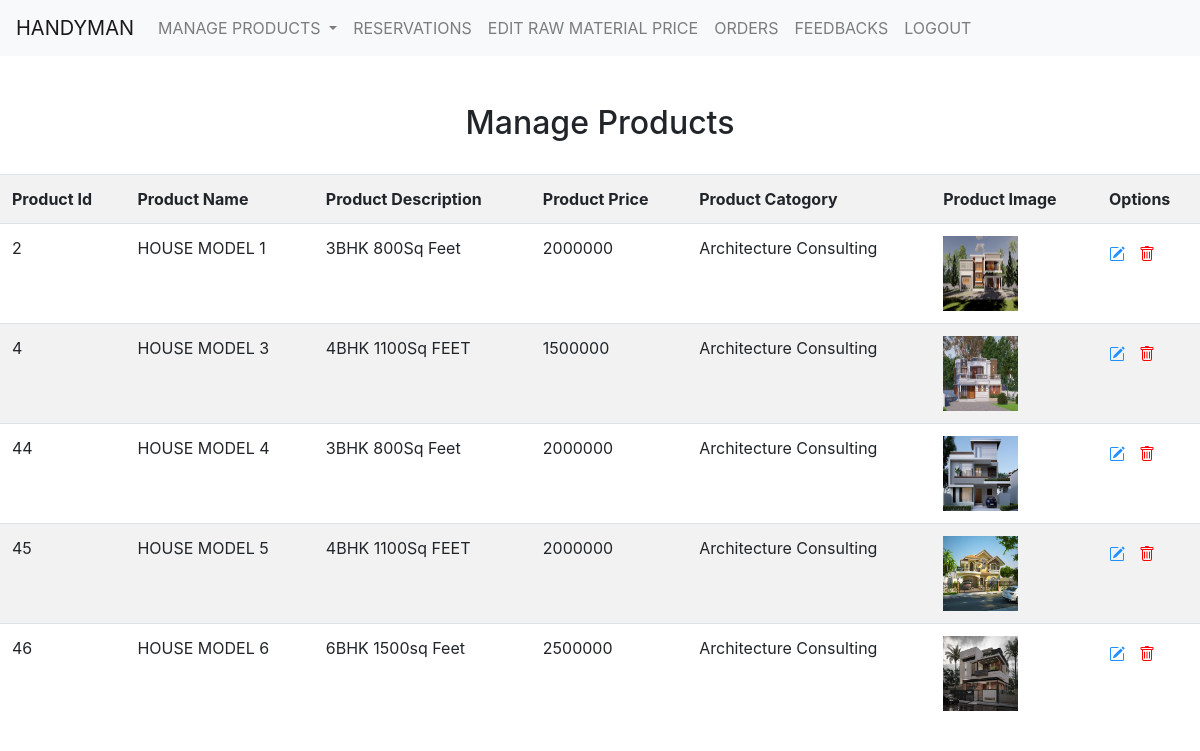
The app's page /mod_prod.php with its own data.
### tables this page shows
CREATE TABLE `product` (
  `Pro_id` int(11) NOT NULL,
  `Pro_Name` varchar(255) NOT NULL,
  `Pro_desc` varchar(255) DEFAULT NULL,
  `Pro_price` int(11) DEFAULT NULL,
  `Pro_img` varchar(255) DEFAULT NULL,
  `category` varchar(1101) NOT NULL
);

### mod_prod.php (the view, shortened to what this page needs)
<!DOCTYPE html>
<html lang="en">
<head>
    <link rel="stylesheet" href="https://cdn.jsdelivr.net/npm/bootstrap@4.0.0/dist/css/bootstrap.min.css">
</head>
<body>
<nav  class="navbar navbar-expand-lg navbar-light bg-light">
  <a class="navbar-brand" href="admin_home.php">HANDYMAN</a>
  <div class="collapse navbar-collapse" id="navbarNavAltMarkup">
    <div class="navbar-nav">
      <li class="nav-item dropdown">
        <a class="nav-link dropdown-toggle" href="#" id="navbarDropdown" role="button" data-toggle="dropdown" aria-haspopup="true" aria-expanded="false">
          MANAGE PRODUCTS
        </a>
      </li>
      <a class="nav-item nav-link" href="reserve.php">RESERVATIONS</a>
      <a class="nav-item nav-link" href="price.php">EDIT RAW MATERIAL PRICE</a>
      <a class="nav-item nav-link" href="admin_order.php">ORDERS</a>
      <a class="nav-item nav-link" href="feedback.php">FEEDBACKS</a>
      <a class="nav-item nav-link" href="Logout.php">LOGOUT</a>
    </div>
  </div>
</nav>
<br><br>
<h2 style="text-align:center;">Manage Products</h2>
<br>
<table class="table table-striped">
    <tr>
        <th> Product Id </th>
        <th> Product Name </th>
        <th> Product Description </th>
        <th> Product Price </th>
        <th> Product Catogory </th>
        <th> Product Image </th>
        <th> Options </th>
    </tr>
<?php
require 'config.php';
$sql = "select * from product";
$result = mysqli_query($conn, $sql);
if (mysqli_num_rows($result) > 0) {
  while($row = mysqli_fetch_assoc($result)) {
    ?>
  <tr>
  <td><?php echo  $row["Pro_id"]; ?></td>
    <td><?php echo  $row["Pro_Name"]; ?></td>
    <td><?php echo $row["Pro_desc"]; ?></td>
    <td><?php echo $row["Pro_price"]; ?></td>
    <td><?php echo $row["category"]; ?></td>
    <td><img src="image/<?php echo $row["Pro_img"] ?>" width="75" height="75"></td>
    <td>
    <a class = "edits" href="update.php?id=<?php echo $row["Pro_id"]; ?>"><i class="fa fa-pencil" style="font-size:24px;color:DodgerBlue;padding-right: 10px;"></i></a>
      <a class = "delete" href="delete.php?id=<?php echo $row["Pro_id"]; ?>"><i class="fa fa-trash" style="font-size:24px;color:red"></i></a>
    </td>
  </tr>
<?php
  }
} else {
  echo "0 results";
}
?>
</table>
</body>
</html>

### records on screen
product: Pro_id "2", Pro_Name "HOUSE MODEL 1", Pro_desc "3BHK 800Sq Feet", Pro_price "2000000", category "Architecture Consulting", Pro_img (picture)
product: Pro_id "4", Pro_Name "HOUSE MODEL 3", Pro_desc "4BHK 1100Sq FEET", Pro_price "1500000", category "Architecture Consulting", Pro_img (picture)
product: Pro_id "44", Pro_Name "HOUSE MODEL 4", Pro_desc "3BHK 800Sq Feet", Pro_price "2000000", category "Architecture Consulting", Pro_img (picture)
product: Pro_id "45", Pro_Name "HOUSE MODEL 5", Pro_desc "4BHK 1100Sq FEET", Pro_price "2000000", category "Architecture Consulting", Pro_img (picture)
product: Pro_id "46", Pro_Name "HOUSE MODEL 6", Pro_desc "6BHK 1500sq Feet", Pro_price "2500000", category "Architecture Consulting", Pro_img (picture)
